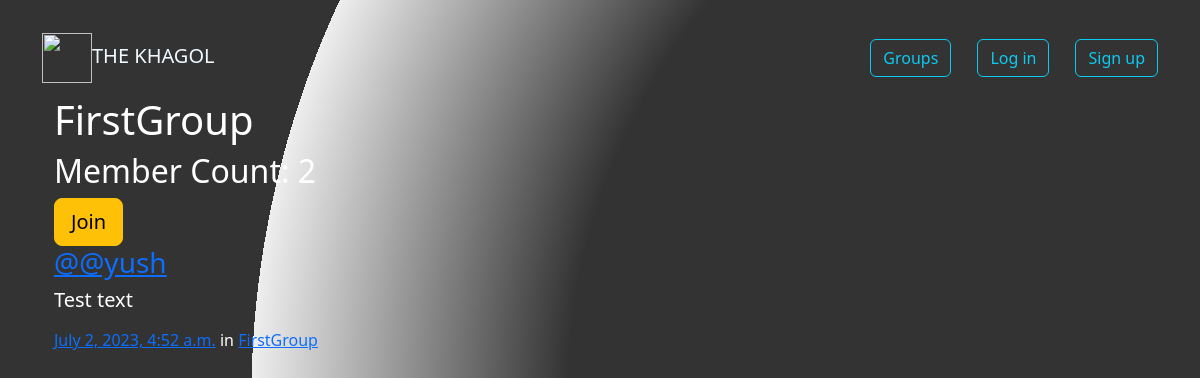
The page /groups/posts/in/firstgroup/ on the database its author committed.
### groups/models.py (models this page shows, shortened)
class Group(models.Model):
    name = models.CharField(max_length=255, unique=True)
    slug = models.SlugField(allow_unicode=True, unique=True)
    description = models.TextField(blank=True, default='')
    description_html = models.TextField(editable=False, default='', blank=True)
    members = models.ManyToManyField(User,through="GroupMember")
    class Meta:
        ordering = ["name"]

### posts/models.py (models this page shows, shortened)
class Post(models.Model):
    user = models.ForeignKey(User, related_name="posts",on_delete=models.CASCADE)
    created_at = models.DateTimeField(auto_now=True)
    message = models.TextField()
    message_html = models.TextField(editable=False)
    group = models.ForeignKey(Group, related_name="posts",null=True, blank=True,on_delete=models.CASCADE)
    class Meta:
        ordering = ["-created_at"]
        unique_together = ["user", "message"]

### groups/views.py (the view)
# urls.py: path("posts/in/<slug>/",views.SingleGroup.as_view(),name="single"),
class SingleGroup(generic.DetailView):
    model = Group

### groups/templates/groups/group_detail.html (shortened to what this page needs)
{% extends "groups/group_base.html" %}
{% block pregroup %}
<div class="container">
  <h1>{{group.name}}</h1>
  <h2> Member Count: {{group.members.count}}</h2>
  <div class="content">
  	{% if user in group.members.all %}
  		<a href="{% url 'groups:leave' slug=group.slug %}" class="btn btn-lg btn-warning"><span class="glyphicon glyphicon-remove"></span> Leave</a>
  	{% else %}
  		<a href="{% url 'groups:join' slug=group.slug %}" class="btn btn-lg btn-warning"> Join</a>
  	{% endif %}
  </div>
</div>
{% endblock %}
{% block group_content %}
<div class="col-md-8">
	{% if group.posts.count == 0 %}
	    <h2>No posts in this group yet!</h2>
	{% else %}
		{% for post in group.posts.all %}
			{% include "posts/_post.html" %}
		{% endfor %}
	{% endif %}
</div>
{% endblock %}

### posts/templates/posts/_post.html (shortened to what this page needs)
<div class="media">
	<h3 class="mr-5"><a href="{% url 'posts:for_user' username=post.user.username %}">@{{ post.user.username }}</a></h3>
	<div class="media-body">
		<h5>{{ post.message_html|safe }}</h5>
			<time class="time"><a href="{% url 'posts:single' username=post.user.username pk=post.pk %}">{{ post.created_at }}</a></time>
			{% if post.group %}
			<span class="group-name">in <a href="#">{{ post.group.name }}</a></span>
			{% endif %}
	</div>
</div>

### static/socialproject/css/master.css (style rules this page uses)
body { margin-top: 20px; height: 100%; width: 100%; overflow: hidden; color: #b5e3e3; }
body { -webkit-font-smoothing: antialiased; color: #fff; background: radial-gradient(circle at 100%, #333, #333 50%, #eee 75%, #333 75%); background-attachment: fixed; }

### rows shown on the page
Group: name "FirstGroup", members.count "2"
Post: user.username "@yush", message_html "Test text", created_at "July 2, 2023, 4:52 a.m.", group.name "FirstGroup"
